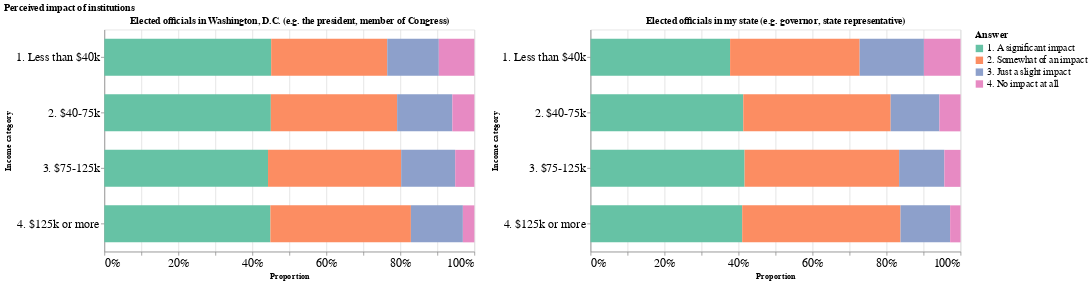

The notebook cell this image was saved under:
### Markdown cell above
###### Impact of institutions

### Code cell
A_5304.impact

### Figure 1 — Vega-Lite specification as saved in the notebook (floating-point values rounded to 4 significant figures)
{"config": {"view": {"continuousWidth": 400, "continuousHeight": 300}}, "hconcat": [{"data": {"name": "data-094f19b4d5360e0dc94f38f6b2f1528f"}, "mark": {"type": "bar", "size": 50}, "encoding": {"color": {"field": "val", "legend": {"labelFontSize": 13, "titleFontSize": 14}, "scale": {"scheme": "set2"}, "title": "Answer", "type": "nominal"}, "tooltip": {"field": "val", "type": "nominal"}, "x": {"axis": {"labelFontSize": 16}, "field": "count", "stack": "normalize", "title": "Proportion", "type": "quantitative"}, "y": {"axis": {"labelFontSize": 16}, "field": "income_cat", "title": "Income category", "type": "nominal"}}, "height": 300, "title": "Elected officials in Washington, D.C. (e.g. the president, member of Congress)", "width": 500}, {"data": {"name": "data-3b201677cd41b614c0b2913227e36d1b"}, "mark": {"type": "bar", "size": 50}, "encoding": {"color": {"field": "val", "legend": {"labelFontSize": 13, "titleFontSize": 14}, "scale": {"scheme": "set2"}, "title": "Answer", "type": "nominal"}, "tooltip": {"field": "val", "type": "nominal"}, "x": {"axis": {"labelFontSize": 16}, "field": "count", "stack": "normalize", "title": "Proportion", "type": "quantitative"}, "y": {"axis": {"labelFontSize": 16}, "field": "income_cat", "title": "Income category", "type": "nominal"}}, "height": 300, "title": "Elected officials in my state (e.g. governor, state representative)", "width": 500}], "title": "Perceived impact of institutions", "$schema": "https://vega.github.io/schema/vega-lite/v4.17.0.json", "datasets": {"data-094f19b4d5360e0dc94f38f6b2f1528f": [{"income_cat": "4. $125k or more", "val": "1. A significant impact", "count": 623}, {"income_cat": "4. $125k or more", "val": "2. Somewhat of an impact", "count": 527}, {"income_cat": "4. $125k or more", "val": "3. Just a slight impact", "count": 195}, {"income_cat": "4. $125k or more", "val": "4. No impact at all", "count": 43}, {"income_cat": "3. $75-125k", "val": "1. A significant impact", "count": 718}, {"income_cat": "3. $75-125k", "val": "2. Somewhat of an impact", "count": 584}, {"income_cat": "3. $75-125k", "val": "3. Just a slight impact", "count": 237}, {"income_cat": "3. $75-125k", "val": "4. No impact at all", "count": 84}, {"income_cat": "2. $40-75k", "val": "1. A significant impact", "count": 621}, {"income_cat": "2. $40-75k", "val": "2. Somewhat of an impact", "count": 471}, {"income_cat": "2. $40-75k", "val": "3. Just a slight impact", "count": 206}, {"income_cat": "2. $40-75k", "val": "4. No impact at all", "count": 82}, {"income_cat": "1. Less than $40k", "val": "1. A significant impact", "count": 634}, {"income_cat": "1. Less than $40k", "val": "2. Somewhat of an impact", "count": 441}, {"income_cat": "1. Less than $40k", "val": "3. Just a slight impact", "count": 196}, {"income_cat": "1. Less than $40k", "val": "4. No impact at all", "count": 135}], "data-3b201677cd41b614c0b2913227e36d1b": [{"income_cat": "4. $125k or more", "val": "1. A significant impact", "count": 569}, {"income_cat": "4. $125k or more", "val": "2. Somewhat of an impact", "count": 594}, {"income_cat": "4. $125k or more", "val": "3. Just a slight impact", "count": 186}, {"income_cat": "4. $125k or more", "val": "4. No impact at all", "count": 39}, {"income_cat": "3. $75-125k", "val": "1. A significant impact", "count": 675}, {"income_cat": "3. $75-125k", "val": "2. Somewhat of an impact", "count": 677}, {"income_cat": "3. $75-125k", "val": "3. Just a slight impact", "count": 198}, {"income_cat": "3. $75-125k", "val": "4. No impact at all", "count": 71}, {"income_cat": "2. $40-75k", "val": "1. A significant impact", "count": 571}, {"income_cat": "2. $40-75k", "val": "2. Somewhat of an impact", "count": 551}, {"income_cat": "2. $40-75k", "val": "3. Just a slight impact", "count": 182}, {"income_cat": "2. $40-75k", "val": "4. No impact at all", "count": 79}, {"income_cat": "1. Less than $40k", "val": "1. A significant impact", "count": 530}, {"income_cat": "1. Less than $40k", "val": "2. Somewhat of an impact", "count": 492}, {"income_cat": "1. Less than $40k", "val": "3. Just a slight impact", "count": 244}, {"income_cat": "1. Less than $40k", "val": "4. No impact at all", "count": 139}]}}
